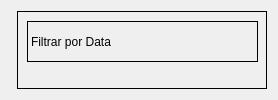
          <widget class="QWidget" name="tab_4">
           <attribute name="title">
            <string>Lucro</string>
           </attribute>
           <layout class="QHBoxLayout" name="horizontalLayout_11">
            <item>
             <widget class="QWidget" name="graphicsView_initial_5" native="true">
              <property name="styleSheet">
               <string notr="true">border: 0.5px solid black;</string>
              </property>
             </widget>
            </item>
            <item>
             <widget class="QFrame" name="frame_26">
              <property name="minimumSize">
               <size>
                <width>250</width>
                <height>0</height>
               </size>
              </property>
              <property name="maximumSize">
               <size>
                <width>250</width>
                <height>16777215</height>
               </size>
              </property>
              <property name="styleSheet">
               <string notr="true">border: 0.5px solid black;</string>
              </property>
              <property name="frameShape">
               <enum>QFrame::StyledPanel</enum>
              </property>
              <property name="frameShadow">
               <enum>QFrame::Raised</enum>
              </property>
              <widget class="QDateEdit" name="dateEdit_7">
               <property name="geometry">
                <rect>
                 <x>10</x>
                 <y>130</y>
                 <width>231</width>
                 <height>41</height>
                </rect>
               </property>
              </widget>
              <widget class="QDateEdit" name="dateEdit_8">
               <property name="geometry">
                <rect>
                 <x>10</x>
                 <y>230</y>
                 <width>231</width>
                 <height>41</height>
                </rect>
               </property>
              </widget>
              <widget class="QLabel" name="label_de_3">
               <property name="geometry">
                <rect>
                 <x>10</x>
                 <y>80</y>
                 <width>231</width>
                 <height>41</height>
                </rect>
               </property>
               <property name="text">
                <string>De:</string>
               </property>
              </widget>
              <widget class="QLabel" name="label_ate_3">
               <property name="geometry">
                <rect>
                 <x>10</x>
                 <y>180</y>
                 <width>231</width>
                 <height>41</height>
                </rect>
               </property>
               <property name="text">
                <string>Até</string>
               </property>
              </widget>
              <widget class="QLabel" name="label_filtro_data_3">
               <property name="geometry">
                <rect>
                 <x>10</x>
                 <y>10</y>
                 <width>231</width>
                 <height>41</height>
                </rect>
               </property>
               <property name="text">
                <string>Filtrar por Data</string>
               </property>
              </widget>
              <widget class="QPushButton" name="btn_filter_plot_profit">
               <property name="geometry">
                <rect>
                 <x>30</x>
                 <y>290</y>
                 <width>201</width>
                 <height>50</height>
                </rect>
               </property>
               <property name="minimumSize">
                <size>
                 <width>0</width>
                 <height>50</height>
                </size>
               </property>
               <property name="styleSheet">
                <string notr="true">background: #0339A6;
font-weight: bold;</string>
               </property>
               <property name="text">
                <string>Filtrar</string>
               </property>
              </widget>
             </widget>
            </item>
           </layout>
          </widget>
